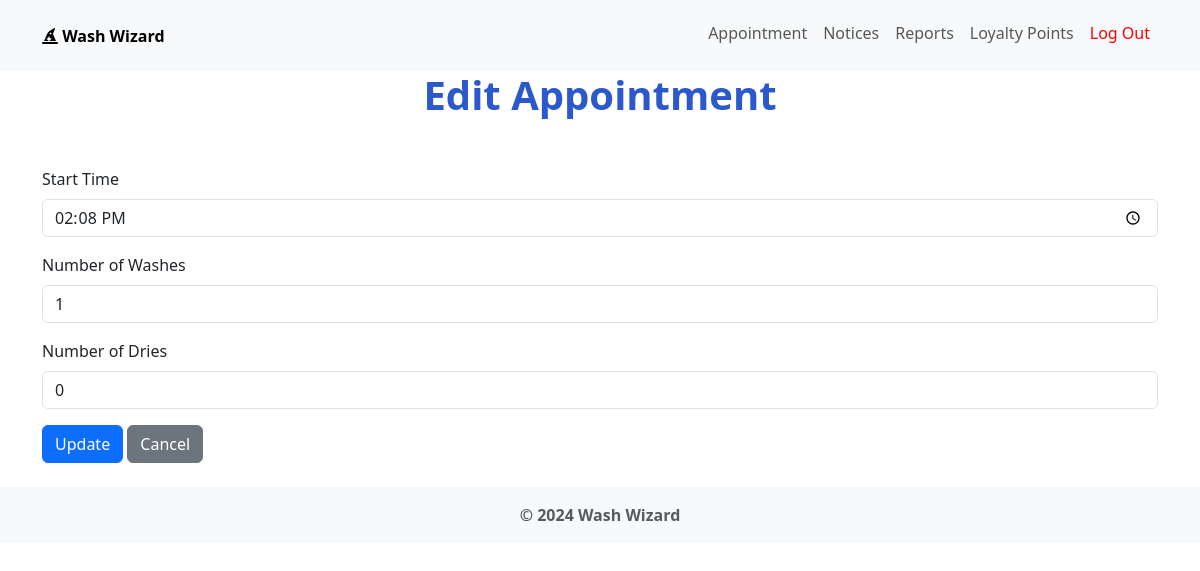
Before: /appointments/1/edit (signed in) with the older database file.
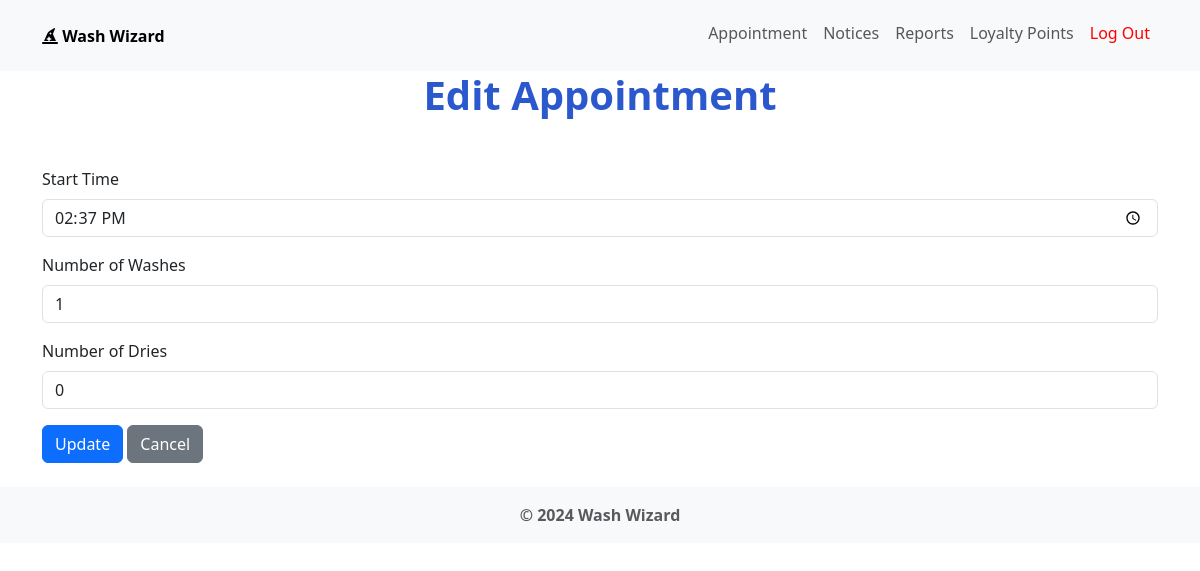
After: the same page with the newer database file.
### app/models/appointment.py (models this page shows, shortened)
class Appointment(db.Model):
    id = db.Column(db.Integer, primary_key=True)
    account_id = db.Column(db.Integer, db.ForeignKey('account.id'), nullable=False)
    start_time = db.Column(db.DateTime, nullable=False)
    end_time = db.Column(db.DateTime, nullable=False)
    washes = db.Column(db.Integer, nullable=False)
    dries = db.Column(db.Integer, nullable=False)
    completed = db.Column(db.Boolean, default=False)
    account = db.relationship("Account", backref=db.backref("appointments", lazy=True))

### app/controllers/appointment_controller.py (the view, shortened to what this page needs)
@appointment_bp.route("/<int:id>/edit", methods=("GET", "POST"))
@login_required
def edit_appointment(id):
    appointment = Appointment.query.get(id)
    if appointment.account_id != session.get('user_id'):
        flash("You are not authorized to edit this appointment.")
        return redirect(url_for("index"))
    return render_template("appointment/edit.html", appointment=appointment)

### app/controllers/authentication_controller.py (called while the page is built)
@auth_bp.before_app_request
def load_logged_in_user():
    account_id = session.get('user_id')
    if account_id is None:
        g.user = None
    else:
        g.user = Account.query.get(account_id)

def login_required(view):
    @functools.wraps(view)
    def wrapped_view(**kwargs):
        if g.user is None:
            flash("Must be logged in.")
            return redirect(url_for('auth.login'))
        return view(**kwargs)
    return wrapped_view

### app/templates/appointment/edit.html (shortened to what this page needs)
{% extends 'layout.html' %}
{% block header %}
    <h1 class="text-center">Edit Appointment</h1>
{% endblock %}
{% block content %}
    <form action="" method="POST" class="mt-4">
        <div class="mb-3">
            <label for="start_time" class="form-label">Start Time</label>
            <input type="time" id="start_time" name="start_time" class="form-control" value="{{ appointment.start_time.strftime('%H:%M') }}" required>
        </div>
        <div class="mb-3">
            <label for="washes" class="form-label">Number of Washes</label>
            <input type="number" id="washes" name="washes" class="form-control" value="{{ appointment.washes }}" min="1" required>
        </div>
        <div class="mb-3">
            <label for="dries" class="form-label">Number of Dries</label>
            <input type="number" id="dries" name="dries" class="form-control" value="{{ appointment.dries }}" min="1" required>
        </div>
        <button type="submit" class="btn btn-primary confirm-submit">Update</button>
        <a href="{{ url_for('homepage.index') }}" class="btn btn-secondary">Cancel</a>
    </form>
{% endblock %}

Changed rows visible on the page:
changed Appointment: start_time "14:08" → "14:37"
